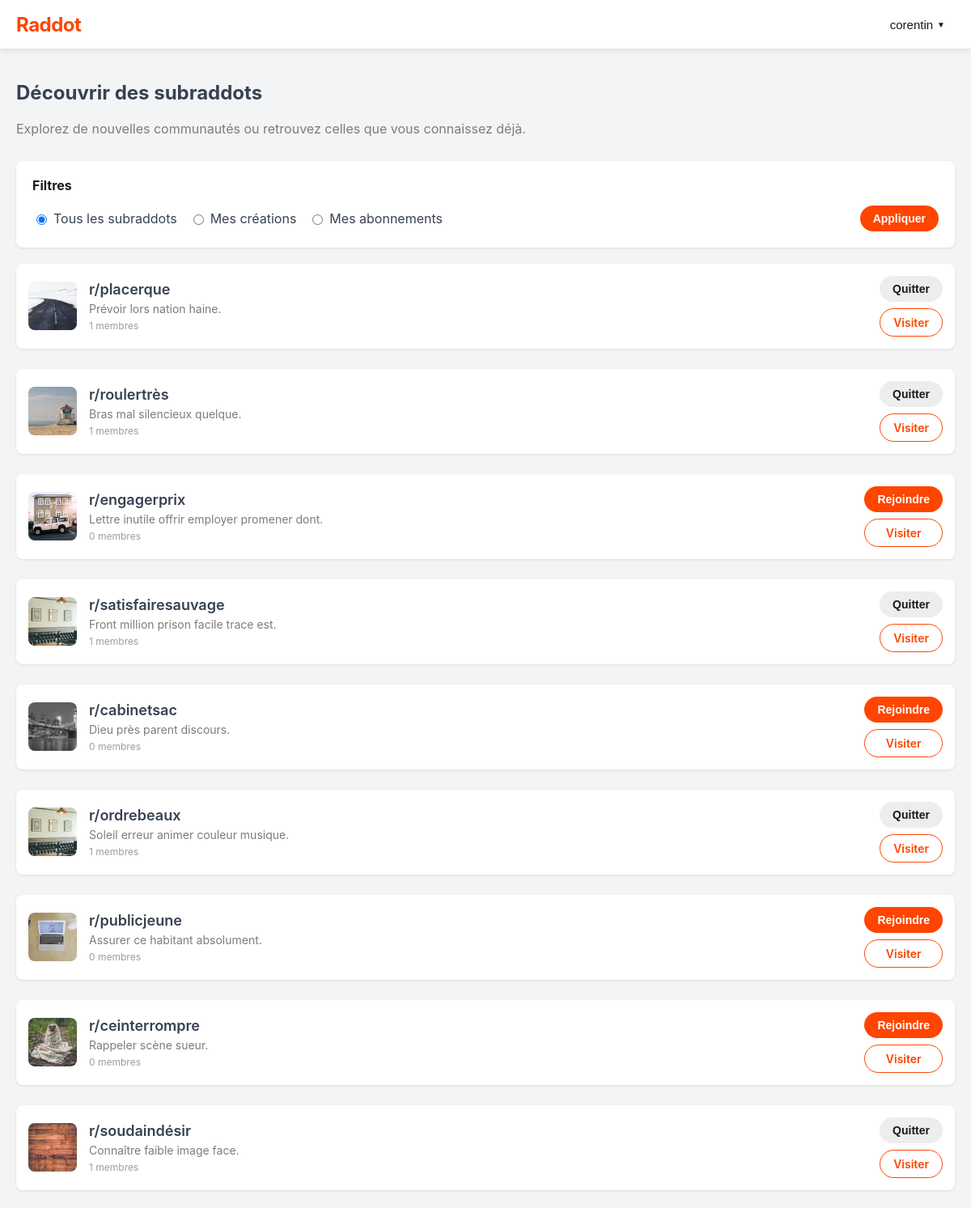
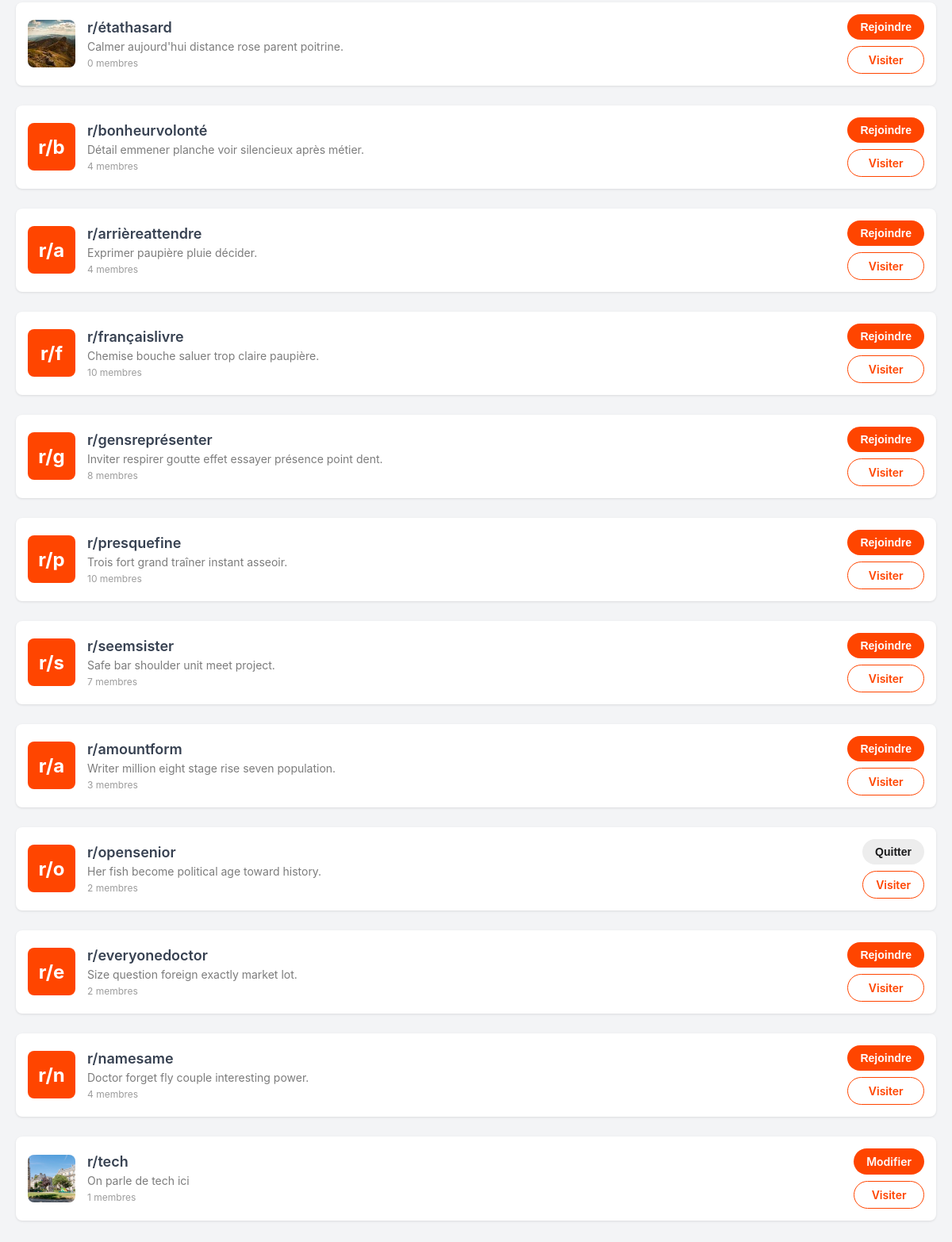
The app's page /home/discover/ (signed in) with its own data (2 pictures, top to bottom).
### user_manager/models/User.py (models this page shows, shortened)
class User(AbstractBaseUser):
    email = models.EmailField(max_length=255, unique=True)
    username = models.CharField(max_length=150, unique=True)
    first_name = models.CharField(max_length=150, blank=True)
    last_name = models.CharField(max_length=150, blank=True)
    birth_date = models.DateField(null=True, blank=True)
    is_active = models.BooleanField(default=True)
    is_staff = models.BooleanField(default=False)
    is_admin = models.BooleanField(default=False)
    created_at = models.DateTimeField(default=timezone.now)
    updated_at = models.DateTimeField(default=timezone.now)
    objects = UserManager()
    USERNAME_FIELD = 'email'
    REQUIRED_FIELDS = ['username']

### social_app/models/Subraddot.py (models this page shows, shortened)
class Subraddot(models.Model):
    name = models.CharField(max_length=100, unique=True)
    description = models.TextField(blank=True)
    banner = models.ImageField(upload_to=get_subraddot_banner_path, null=True, blank=True)
    icon = models.ImageField(upload_to=get_subraddot_icon_path, null=True, blank=True)
    creator = models.ForeignKey(User, on_delete=models.CASCADE, related_name='created_subraddots')
    created_at = models.DateTimeField(default=timezone.now)
    members = models.ManyToManyField(User, related_name='joined_subraddots', blank=True)

### social_app/views/discover.py (the view)
# urls.py: path('discover/', discover_subraddots, name='discover_subraddots'),
def discover_subraddots(request):
    filter_type = request.GET.get('filter', 'all')
    if filter_type == 'created' and request.user.is_authenticated:
        subraddots = Subraddot.objects.filter(creator=request.user).order_by('-created_at')
    elif filter_type == 'joined' and request.user.is_authenticated:
        subraddots = request.user.joined_subraddots.all().order_by('-created_at')
    else:
        subraddots = Subraddot.objects.all().order_by('-created_at')
    context = {
        'subraddots': subraddots,
        'filter': filter_type,
        'title': 'Découvrir des subraddots'
    }
    return render(request, 'social_app/discover_subraddots.html', context)

### social_app/templates/social_app/discover_subraddots.html (shortened to what this page needs)
{% extends 'base.html' %}
{% load static %}
{% block extra_css %}
<link rel="stylesheet" href="{% static 'discover.css' %}">
<link rel="stylesheet" href="{% static 'subraddot_card.css' %}">
<link rel="stylesheet" href="{% static 'subraddot_card_list.css' %}">
{% endblock %}
{% block content %}
<div class="discover-container">
    <h2>Découvrir des subraddots</h2>
    <p class="discover-description">Explorez de nouvelles communautés ou retrouvez celles que vous connaissez déjà.</p>
    {% include "social_app/components/subraddot_card_list.html" with subraddots=subraddots filter=filter %}
</div>
{% endblock %}

### templates/header.html (shortened to what this page needs)
{% load static %}
<header class="site-header">
    <div class="header-container">
        <div class="logo-container">
            <a href="{% url 'social_app:homepage' %}" class="logo">Raddot</a>
        </div>
        <div class="user-menu-container">
            {% if user.is_authenticated %}
                <div class="dropdown">
                    <button class="dropdown-toggle">
                        <span>{{ user.username }}</span>
                        <i class="dropdown-icon">▼</i>
                    </button>
                </div>
            {% else %}
                <div class="auth-buttons">
                    <a href="{% url 'user_manager:login' %}" class="btn-link">Connexion</a>
                    <a href="{% url 'user_manager:register' %}" class="btn-inscr">Inscription</a>
                </div>
            {% endif %}
        </div>
    </div>
</header>

### social_app/templates/social_app/components/subraddot_card.html (shortened to what this page needs)
{% load static %}
<div class="subraddot-card">
    <div class="subraddot-icon">
        {% if subraddot.icon %}
            <img src="{{ subraddot.icon.url }}" alt="{{ subraddot.name }} icon">
        {% else %}
            <div class="default-icon">r/{{ subraddot.name|slice:":1" }}</div>
        {% endif %}
    </div>
    <div class="subraddot-info">
        <h3 class="subraddot-name">r/{{ subraddot.name }}</h3>
        <p class="subraddot-description">{{ subraddot.description|truncatechars:100 }}</p>
        <p class="subraddot-members">{{ subraddot.members.count }} membres</p>
    </div>
    <div class="subraddot-actions">
        {% if request.user == subraddot.creator %}
            <a href="{% url 'social_app:update_subraddot' name=subraddot.name %}" class="btn btn-edit">Modifier</a>
        {% elif request.user in subraddot.members.all %}
            <form method="post" action="{% url 'social_app:leave_subraddot' name=subraddot.name %}">
                <button type="submit" class="btn btn-leave">Quitter</button>
            </form>
        {% else %}
            <form method="post" action="{% url 'social_app:join_subraddot' name=subraddot.name %}">
                <button type="submit" class="btn btn-join">Rejoindre</button>
            </form>
        {% endif %}
        <a href="{% url 'social_app:subraddot_home' name=subraddot.name %}" class="btn btn-visit">Visiter</a>
    </div>
</div>

### static/base.css (style rules this page uses)
* { box-sizing: border-box; }
body { font-family: 'Inter', sans-serif; background-color: #f3f4f6; color: #374151; margin: 0; padding: 0; }

### static/header.css (style rules this page uses)
.site-header { background-color: #ffffff; box-shadow: 0 2px 8px rgba(0, 0, 0, 0.1); padding: 0; position: sticky; top: 0; z-index: 1000; }
.header-container { display: flex; justify-content: space-between; align-items: center; max-width: 1200px; margin: 0 auto; padding: 0 20px; height: 60px; }
.logo-container { flex: 1; }
.logo { color: #ff4500; font-size: 24px; font-weight: 700; text-decoration: none; letter-spacing: -0.5px; transition: color 0.2s; }
.user-menu-container { flex: 1; display: flex; justify-content: flex-end; align-items: center; }
.dropdown { position: relative; display: inline-block; }
.dropdown-toggle { background: none; border: none; display: flex; align-items: center; padding: 8px 12px; cursor: pointer; font-size: 15px; color: #1a1a1b; border-radius: 4px; transition: background-color 0.2s; }
.dropdown-icon { font-size: 10px; margin-left: 5px; transition: transform 0.2s; }

### static/toaster.css (style rules this page uses)
div { display: block; unicode-bidi: isolate; }

### static/discover.css (style rules this page uses)
.discover-container { max-width: 1200px; margin: 0 auto; padding: 20px; }
.discover-description { margin-bottom: 30px; color: #7c7c7c; }

### static/subraddot_card.css (style rules this page uses)
.subraddot-card { display: flex; align-items: center; background-color: white; border-radius: 8px; padding: 15px; margin-bottom: 15px; box-shadow: 0 1px 3px rgba(0,0,0,0.1); transition: box-shadow 0.2s ease; }
.subraddot-icon { flex: 0 0 60px; height: 60px; margin-right: 15px; border-radius: 8px; overflow: hidden; display: flex; align-items: center; justify-content: center; }
.subraddot-icon img { width: 100%; height: 100%; object-fit: cover; }
.default-icon { width: 100%; height: 100%; background-color: #ff4500; color: white; display: flex; align-items: center; justify-content: center; font-weight: bold; font-size: 24px; }
.subraddot-info { flex: 1; }
.subraddot-name { margin: 0 0 5px 0; font-size: 18px; font-weight: 600; }
.subraddot-description { margin: 0 0 5px 0; color: #7c7c7c; font-size: 14px; }
.subraddot-members { font-size: 12px; color: #9c9c9c; margin: 0; }
.subraddot-actions { display: flex; flex-direction: column; gap: 8px; }
.btn { padding: 8px 16px; border-radius: 20px; border: none; cursor: pointer; font-weight: 600; font-size: 14px; text-align: center; text-decoration: none; transition: background-color 0.2s ease; }
.btn-join { background-color: #ff4500; color: white; }
.btn-leave { background-color: #ededed; color: #1a1a1b; }
.btn-edit { background-color: #ff4500; color: white; }
.btn-visit { background-color: transparent; color: #ff4500; border: 1px solid #ff4500; }

### records on screen
User: username "corentin"
Subraddot: icon (picture), name "placerque", description "Prévoir lors nation haine.", members.count "1"
Subraddot: icon (picture), name "roulertrès", description "Bras mal silencieux quelque.", members.count "1"
Subraddot: icon (picture), name "engagerprix", description "Lettre inutile offrir employer promener dont.", members.count "0"
Subraddot: icon (picture), name "satisfairesauvage", description "Front million prison facile trace est.", members.count "1"
Subraddot: icon (picture), name "cabinetsac", description "Dieu près parent discours.", members.count "0"
Subraddot: icon (picture), name "ordrebeaux", description "Soleil erreur animer couleur musique.", members.count "1"
Subraddot: icon (picture), name "publicjeune", description "Assurer ce habitant absolument.", members.count "0"
Subraddot: icon (picture), name "ceinterrompre", description "Rappeler scène sueur.", members.count "0"
Subraddot: icon (picture), name "soudaindésir", description "Connaître faible image face.", members.count "1"
Subraddot: icon (picture), name "étathasard", description "Calmer aujourd'hui distance rose parent poitrine.", members.count "0"
Subraddot: name "b", name "bonheurvolonté", description "Détail emmener planche voir silencieux après métier.", members.count "4"
Subraddot: name "a", name "arrièreattendre", description "Exprimer paupière pluie décider.", members.count "4"
Subraddot: name "f", name "françaislivre", description "Chemise bouche saluer trop claire paupière.", members.count "10"
Subraddot: name "g", name "gensreprésenter", description "Inviter respirer goutte effet essayer présence point dent.", members.count "8"
Subraddot: name "p", name "presquefine", description "Trois fort grand traîner instant asseoir.", members.count "10"
Subraddot: name "s", name "seemsister", description "Safe bar shoulder unit meet project.", members.count "7"
Subraddot: name "a", name "amountform", description "Writer million eight stage rise seven population.", members.count "3"
Subraddot: name "o", name "opensenior", description "Her fish become political age toward history.", members.count "2"
Subraddot: name "e", name "everyonedoctor", description "Size question foreign exactly market lot.", members.count "2"
Subraddot: name "n", name "namesame", description "Doctor forget fly couple interesting power.", members.count "4"
Subraddot: icon (picture), name "tech", description "On parle de tech ici", members.count "1", shows "Modifier"
